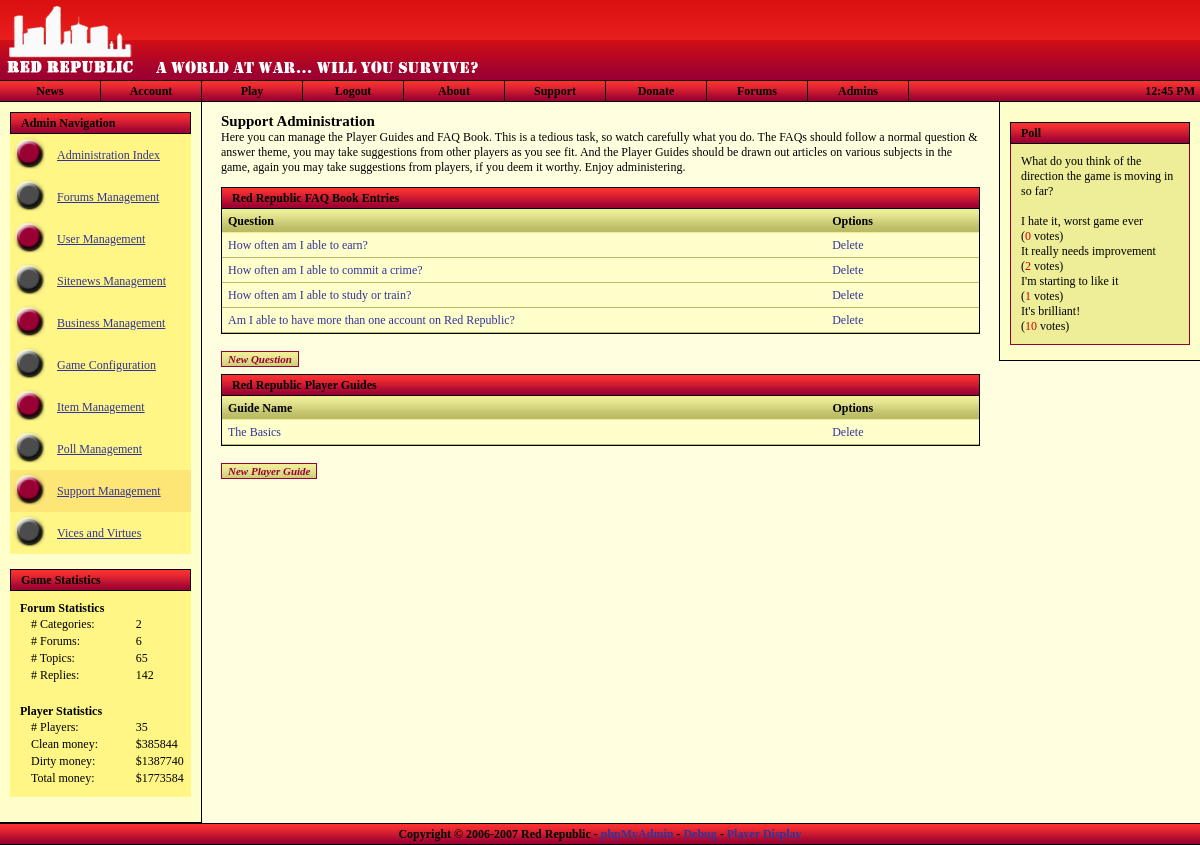
Screenshot of /admin/supportmanagement.php (signed in) with the database file from the repository.
### tables this page shows
CREATE TABLE `polls` (
  `id` bigint(20) NOT NULL auto_increment,
  `title` varchar(225) NOT NULL default '',
  `date` varchar(225) NOT NULL default '',
  `author` varchar(225) NOT NULL default '',
  `options` varchar(225) NOT NULL default '',
  `votes` bigint(20) NOT NULL default '0',
  `open` varchar(5) NOT NULL default '',
  `displayed` varchar(5) NOT NULL default '',
  KEY `id` (`id`)
);

CREATE TABLE `polls_options` (
  `id` bigint(20) NOT NULL auto_increment,
  `parent` bigint(20) NOT NULL default '0',
  `option` varchar(225) NOT NULL default '',
  `votes` bigint(20) NOT NULL default '0',
  KEY `id` (`id`)
);

CREATE TABLE `faqbook` (
  `id` bigint(20) NOT NULL auto_increment,
  `question` varchar(225) NOT NULL default '',
  `answer` text NOT NULL,
  `credit` varchar(225) NOT NULL default '',
  KEY `id` (`id`)
);

CREATE TABLE `playerguides` (
  `id` bigint(20) NOT NULL auto_increment,
  `name` varchar(225) NOT NULL default '',
  `content` text NOT NULL,
  KEY `id` (`id`)
);

### admin/supportmanagement.php (the view, shortened to what the rows shown need)
<?
$nav = "faqman";
$ext_style = "forums_style.css";
include_once "../includes/utility.inc.php";
include_once "../includes/header.php";
?>
	<h1>Support Administration</h1>
	<div class="content" style="padding: 0px;">
		<?
		$dataQuery = $db->query( "SELECT * FROM faqbook" );
		if ( $db->getRowCount( $dataQuery ) == 0 )
		{
			?>
			<div class="row">
				No FAQ Book entries found.
			</div>
			<?
		}
		else
		{
			while ( $dataArray = $db->fetch_array( $dataQuery ) )
			{
				?>
				<div class="row">
					<table class="row">
						<tr>
							<td class="field" style="width: 80%;"><a href='editfaq.php?id=<?=$dataArray['id'];?>' style='text-decoration: none;' alt='<?=shortstr( $dataArray['answer'] );?>' title='<?=shortstr( $dataArray['answer'] );?>'><?=shortstr( $dataArray['question'] );?></a></td>
							<td class="field" style="width: 20%;"><a href='supportmanagement.php?var=<?=$dataArray['id'];?>&type=faqentry' style='text-decoration: none;' title='Delete Question'>Delete</a></td>
						</tr>
					</table>
				</div>
				<?
			}
		}
		?>
	</div>
	<div class="content" style="padding: 0px;">
		<?
		$dataQuery = $db->query( "SELECT * FROM playerguides" );
		if ( $db->getRowCount( $dataQuery ) == 0 )
		{
			?>
			<div class="row">
				No player guides found.
			</div>
			<?
		}
		else
		{
			while ( $dataArray = $db->fetch_array( $dataQuery ) )
			{
				?>
				<div class="row">
					<table class="row">
						<tr>
							<td class="field" style="width: 80%;"><a href='editguide.php?id=<?=$dataArray['id'];?>' style='text-decoration: none;' alt='<?=shortstr( $dataArray['content'] );?>' title='<?=shortstr( $dataArray['content'] );?>'><?=shortstr( $dataArray['name'] );?></a></td>
							<td class="field" style="width: 20%;"><a href='supportmanagement.php?var=<?=$dataArray['id'];?>&type=playerguide' style='text-decoration: none;' title='Delete Guide'>Delete</a></td>
						</tr>
					</table>
				</div>
				<?
			}
		}
		?>
	</div>
<?
include_once "../includes/footer.php";
?>

### includes/header.php (shortened to what the rows shown need)
<?
include_once "utility.inc.php";
?>
<!DOCTYPE html PUBLIC "-//W3C//DTD XHTML 1.0 Strict//EN"
"http://www.w3.org/TR/xhtml1/DTD/xhtml1-strict.dtd">
<html xmlns="http://www.w3.org/1999/xhtml">
<head>
	<link rel="stylesheet" type="text/css" href="<?=$rootdir;?>/stylesheets/general_style.css" />
	<?
	if ( isset( $ext_style ) && $ext_style != "" )
	{
		$file = explode( "::", $ext_style );
		foreach ( $file as $value )
			echo "<link rel=\"stylesheet\" type=\"text/css\" href=\"" . $rootdir . "/stylesheets/" . trim( $value ) ."\" />\n";
	}
	?>
</head>
<body id="body" style="margin-left: 0px; margin-top: 0px; margin-right: 0px; margin-bottom: 0px;"
<?
if ( isset( $err ) && $err->is_error() ) { ?>onload="openErrorDisplay();"<? }
elseif ( isset( $nav ) && $nav == "events" && $char->hasEventRequest() ) { ?>onload="openEventRequest();"<? } ?>
>
<div style="position: relative; min-height: 100%;">
	<div class="maindiv">
		<div style="position: relative; min-height: 85%;">
			<? if ( isset( $_SESSION['ingame'] ) && user_auth() ) { ?>
			<div class="rightcontent">
				<div class="title" style="background: url('<?=$rootdir;?>/images/forumgrad_vert_20.png'); text-align: right; margin: 10px;">
				<?
				if ( $char->hasEventRequest() )
				{
					?>
					<img src="<?=$rootdir;?>/images/icon_read_red_anim.gif" alt="I" title="You have an event request." onclick="window.location='<?=$rootdir;?>/events/index.php';" style="margin-top: 2px; cursor: pointer;" />
					<?
				}
				$mailboxquery = $db->query( "SELECT * FROM char_mailbox WHERE char_id=". $char->character_id ." AND has_arrived=1" );
				if ( $db->getRowCount( $mailboxquery ) == 0 )
				{
					?>
					<img src="<?=$rootdir;?>/images/icon_mailbox.png" alt="I" title="Go to your mailbox" onclick="window.location='<?=$rootdir;?>/mailbox.php';" style="margin-top: 2px; cursor: pointer;" />
					<?
				}
				else
				{
					?>
					<img src="<?=$rootdir;?>/images/icon_mailbox_anim.gif" alt="I" title="You've got mail." onclick="window.location='<?=$rootdir;?>/mailbox.php';" style="margin-top: 2px; cursor: pointer;" />
					<?
				}
				?>
				<img src="<?=$rootdir;?>/images/charstats.png" alt="I" title="Show Character Information" onclick="showCharacter();" style="margin-top: 2px; cursor: pointer;" />
				<img src="<?=$rootdir;?>/images/icon_inventory.gif" alt="I" title="Show Inventory Listing" onclick="showInventory();" style="margin-top: 2px; cursor: pointer;" />
				<img src="<?=$rootdir;?>/images/icon_users.png" alt="U" title="Show User List" onclick="showUserList();" style="margin-top: 2px; cursor: pointer;" />
				</div>
				<div class="title" style="margin: 10px; margin-bottom: 0px;">
					<div style="margin-left: 10px;">Avatar</div>
				</div>
				<div class="content" style="border: none; margin-left: 10px; margin-right: 10px; background-color: #fff686;">
					<img src="<?=$rootdir;?>/images/<?
					if ( strlen( $char->avatar_url ) == 0 ) { print("cs_avatar150x150.png"); } else { print( $char->avatar_url ); }
					?>" alt="Avatar" style="margin-left: 5px;" />
				</div>
				<div class="title" style="margin: 10px; margin-bottom: 0px;">
					<div style="margin-left: 10px;">Character Information</div>
				</div>
				<div class="content" style="border: none; margin-left: 10px; margin-right: 10px; background-color: #fff686;">
				<table style="width: 100%;" cellspacing="0">
				<tr>
					<td style="width: 45%;"><strong>Nick:</strong></td><td><?=$char->nickname;?></td>
				</tr><tr>
					<td style="width: 45%;"><strong>First:</strong></td><td><?=$char->firstname;?></td>
				</tr><tr>
					<td style="width: 45%;"><strong>Last:</strong></td><td><?=$char->lastname;?></td>
				</tr><tr>
					<td style="width: 45%;"><strong>Birth:</strong></td><td><?=date( dateDisplay(), strtotime( $char->birthdate ) );?></td>
				</tr><tr>
					<td style="width: 45%;"><strong>Sex:</strong></td><td><?=$char->gender_full;?></td>
				</tr><tr>
					<td colspan="2" style="height: 15px;">&nbsp;</td>
				</tr><tr>
					<td colspan="2" align="center" style="padding: 0px; border: 1px solid #990033; border-bottom: none; color: #fff; height: 20px; background: url( '<?=$rootdir;?>/images/grad_vert_20.png' ); width: 100%;">
						<strong>Health</strong>
					</td>
				</tr><tr>
					<td colspan="2" style="border: solid 1px #990033; border-top: none; padding: 0px;">
						<table style="width: 100%; padding: 0px;" cellspacing="0" cellpadding="0">
						<tr>
						<? $leftwidth = $char->health / $char->maxhealth; $leftwidth *= 100; ?>
						<td style="width: <?=$leftwidth;?>%; padding: 3px; background-color: green; color: white; text-align: center;"><?=$leftwidth;?>%</td>
						<td style="width: <?=(100-$leftwidth);?>%;"></td>
						</tr>
						</table>
					</td>
				</tr><tr>
					<td colspan="2" style="height: 15px;">&nbsp;</td>
				</tr>
				<?
				if ( $char->hasVehicle() )
				{
					?>
					<tr>
						<td colspan="2" align="center" style="padding: 0px; border: 1px solid #990033; border-bottom: none; color: #fff; height: 20px; background: url( '<?=$rootdir;?>/images/grad_vert_20.png' ); width: 100%;">
						<strong><?=$char->getVehicleInfo('name');?></strong>
						</td>
					</tr><tr>
						<td colspan="2" style="border: solid 1px #990033; border-top: none; padding: 0px;">
							<table style="width: 100%; padding: 0px;" cellspacing="0" cellpadding="0">
							<tr>
							<? $leftwidth = $char->getVehicleHealth() / 100; $leftwidth *= 100; ?>
							<td style="width: <?=$leftwidth;?>%; padding: 3px; background-color: #36505F; color: white; text-align: center;"><?=$leftwidth;?>%</td>
							<td style="width: <?=(100-$leftwidth);?>%;"></td>
							</tr>
							</table>
						</td>
					</tr>
					<?
				}
				?>
				<tr>
					<td colspan="2" style="height: 15px;">&nbsp;</td>
				</tr><tr>
					<td colspan="2" style="text-align: center; border: 1px solid #990033; border-bottom: none; color: #fff; height: 20px; background: url( '<?=$rootdir;?>/images/grad_vert_20.png' ); width: 100%; padding: 0px;">
						<strong>Money</strong>
					</td>
				</tr><tr>
					<td style="width: 45%; border: solid 1px #990033; border-top: none; border-bottom: none; padding: 2px;"><strong>Money:</strong></td><td  style="border-right: solid 1px #990033; padding: 2px;" id="money_clean">$<?=$char->money_clean;?></td>
				</tr><tr>
					<td style="width: 45%; border: solid 1px #990033; padding: 2px;"><strong>Dirty:</strong></td><td style="border: solid 1px #990033; border-left: none; padding: 2px;">$<?=$char->money_dirty;?></td>
				</tr><tr>
					<td colspan="2" style="height: 15px;">&nbsp;</td>
				</tr>
				</table>
				</div>
			</div>
			<? } else { ?>
			<div class="rightcontent">
				<div class="title" style="margin-top: 20px; margin-left: 10px; margin-right: 10px; padding-left: 10px;">
					Poll
				</div>
				<div class="navcontent" style="margin-left: 10px; margin-right: 10px;">
					<?
					$pollQuery = $db->query( "SELECT * FROM polls WHERE open='true' AND displayed='true'" );
					if ( $db->getRowcount( $pollQuery ) == 0 )
					{
						print("Sorry, no polls found.");
					} else {
						$poll = $db->fetch_array( $pollQuery );
						$voterQuery = $db->query( "SELECT * FROM polls_voters WHERE ip='" . $_SERVER["REMOTE_ADDR"] . "' AND poll=" . $poll['id'] );
						print( $poll['title'] . "<br />");
						if ( $db->getRowCount( $voterQuery ) == 0 )
						{
							?>
							<form method='post' action='<?=$rootdir;?>/vote.php'>
							<p>
							<input type='hidden' name='id' value='<?=$poll['id'];?>' />
							<?
							$optionQuery = $db->query( "SELECT * FROM polls_options WHERE parent=" . $poll['id'] . " ORDER BY id ASC" );
							while ( $option = $db->fetch_array( $optionQuery ) )
							{
								?>
								<input type="radio" class='std_input' name="option" value="<?=$option['id'];?>" /> <?=$option['option'];?><br />
								<?
							}
							?>
							<br />
							<input type="submit" class='std_input' name="vote" value="Vote" />
							</p>
							</form>
							<?
						} else {
							?><br /><?
							$optionQuery = $db->query( "SELECT * FROM polls_options WHERE parent=" . $poll['id'] );
							while ( $option = $db->fetch_array( $optionQuery ) )
							{
								?>
								<?=$option['option'];?><br />(<span style='color: #CC0000'><?=$option['votes'];?></span> votes)<br />
								<?
							}
						}
					}
					?>
				</div>
			</div>
			<? } ?>
			<div class="pagecontent">

### rows the page displays
polls: title "What do you think of the direction the game is moving in so far?"
polls_options: option "I hate it, worst game ever", votes "0"
polls_options: option "It really needs improvement", votes "2"
polls_options: option "I'm starting to like it", votes "1"
polls_options: option "It's brilliant!", votes "10"
faqbook: question "How often am I able to earn?"
faqbook: question "How often am I able to commit a crime?"
faqbook: question "How often am I able to study or train?"
faqbook: question "Am I able to have more than one account on Red Republic?"
playerguides: name "The Basics"

### other values shown
$numcategories "2"
$numforums "6"
$numtopics "65"
$numreplies "142"
$numplayers "35"
$totalcmoney[0] "385844"
$totaldmoney[0] "1387740"
$totalmoney "1773584"
